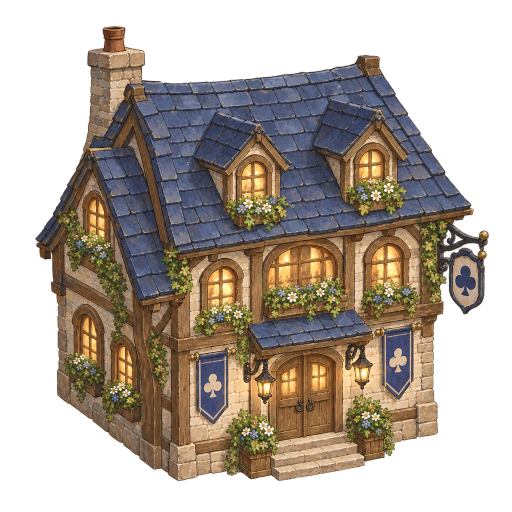
#> input picture art_src/square/raw/bld_cardroom.png, 1024 x 1024 px, given in place of ground_plate_34a.png, which was not available (shown at 1/2 size)
$ python build_square_art.py
#> lines starting #> are read from the running program, lines starting #| are printed output that depends on the picture; pictures that were not available may be replaced by others from this repository, and a replacement may not be noted
"""Square art (direction B, hand-painted 2D): turns the AI-generated sources in
art_src/square/raw (and the sheets cut into art_src/square/cut by cut_sheet.py)
into final sprites at twice their display size, and registers them in game/data/art.json.

Display sizes and anchors live here; gameplay data only names the keys.
    python tools/art/build_square_art.py
"""
import json
import os
from PIL import Image

ROOT = os.path.join(os.path.dirname(__file__), '..', '..', 'game')
SQ = os.path.join(ROOT, 'assets', 'art', 'square')
SRC = os.path.join(os.path.dirname(__file__), '..', '..', 'art_src', 'square')
RES = 'res://assets/art/square/final/'
SCALE = 2  # final textures are twice the display size


def load(rel):
    im = Image.open(os.path.join(SRC, rel)).convert('RGBA')
    bb = im.getchannel('A').point(lambda v: 255 if v > 8 else 0).getbbox()
    return im.crop(bb) if bb else im


def put(im, name, h=None, w=None, scale=SCALE):
    """Saves `im` scaled to display height `h` (or width `w`); returns the display size."""
    if h is not None:
        w = round(im.width * h / im.height)
    else:
        h = round(im.height * w / im.width)
    out = im.resize((w * scale, h * scale), Image.LANCZOS)
    path = os.path.join(SQ, 'final', name + '.png')
    os.makedirs(os.path.dirname(path), exist_ok=True)
    out.save(path, optimize=True)
    return [w, h]


def sprite(name, size, ax, ay, **kw):
    d = {'path': RES + name + '.png', 'size': size, 'anchor': [round(size[0] * ax), round(size[1] * ay)]}
    d.update(kw)
    return d


def lights(size, pts):
    """Lights given as fractions of the sprite size, relative to the anchor."""
    return [[round(size[0] * x), round(size[1] * y), r, e] for x, y, r, e in pts]


S = {}

# --- ground: one painted plate for the whole square (1600 x 1100 in place units). It is painted
# in the square's 3/4 view (ground_plate_34a: stones foreshortened, plaza in elliptical rings), so it
# is stored at its painted ratio; the location's tilt (0.62) brings it back to that ratio on screen.
g = Image.open(os.path.join(SRC, 'raw', 'ground_plate_34a.png')).convert('RGB')
g.resize((2048, round(2048 * g.height / g.width)), Image.LANCZOS).save(os.path.join(SQ, 'final', 'ground.png'), optimize=True)
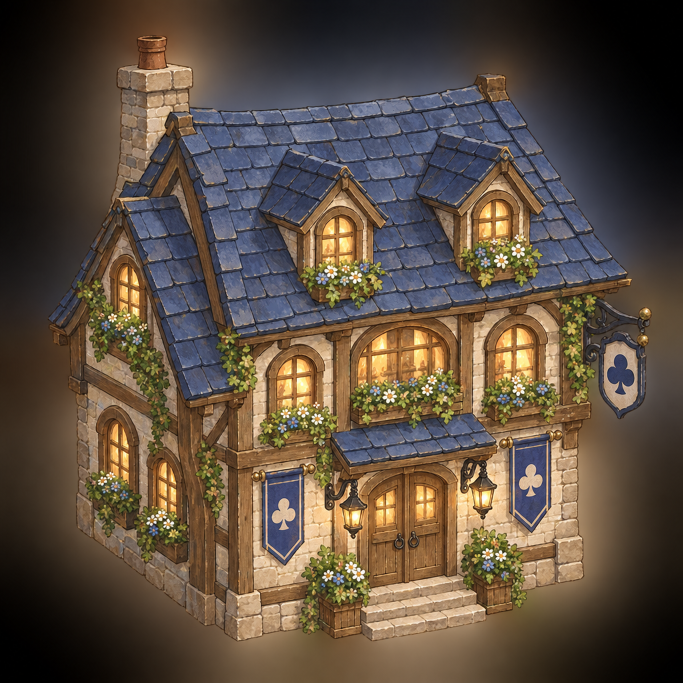
#> saved as ground.png: PIL image 2048x2048 RGB (shown at 1/3 size); mean R, G, B 91.5, 77.4, 64
S['sq.ground'] = {'path': RES + 'ground.png', 'size': [1600, 1100], 'anchor': [0, 0]}

# --- grass beyond the square's edge: the grass swatch made seamless (half-shifted blend)
from PIL import ImageChops, ImageFilter
sw = Image.open(os.path.join(SRC, 'raw', 'sw_grass.png')).convert('RGB').resize((512, 512), Image.LANCZOS)
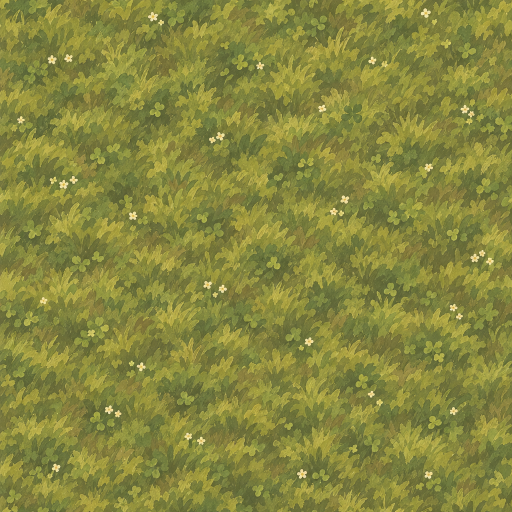
#> input picture art_src/square/raw/sw_grass.png, 1024 x 1024 px (shown at 1/2 size)
shifted = ImageChops.offset(sw, 256, 256)
mask = Image.new('L', (512, 512))
#> mask: PIL image 512x512 L; every value is 0
mpx = mask.load()
for yy in range(512):
    for xx in range(512):
        dd = max(abs(xx - 256), abs(yy - 256)) / 256.0
        mpx[xx, yy] = int(255 * (1.0 if dd < 0.55 else max(0.0, 1 - (dd - 0.55) / 0.3)))
Image.composite(sw, shifted, mask.filter(ImageFilter.GaussianBlur(6))).save(os.path.join(SQ, 'final', 'grass_tile.png'), optimize=True)
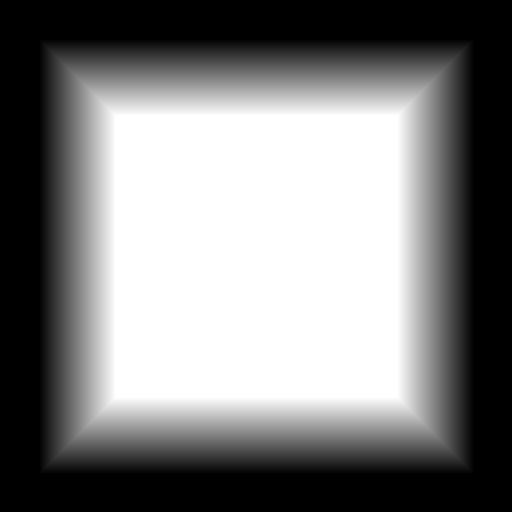
#> mask: PIL image 512x512 L; min 0, max 255, mean 126.7
S['sq.grass_tile'] = {'path': RES + 'grass_tile.png', 'size': [256, 256], 'anchor': [0, 0], 'tile': True}

# --- buildings: anchor = the door on the ground line (door.x, rect bottom)
for key, src, h, ax, ay, pts in [
    ('sq.bld_shop', 'raw/bld_shop.png', 341, 0.62, 0.97, [(-0.42, -0.2, 110, 1.0), (-0.3, -0.62, 70, 0.7), (0.05, -0.68, 70, 0.7)]),
    ('sq.bld_home', 'raw/bld_home.png', 321, 0.50, 0.98, [(-0.3, -0.3, 80, 0.8), (0.28, -0.3, 80, 0.8), (0.05, -0.62, 60, 0.6)]),
    ('sq.bld_cardroom', 'raw/bld_cardroom.png', 355, 0.58, 0.99,
     [(-0.2, -0.43, 120, 1.2), (0.12, -0.43, 120, 1.2), (-0.13, -0.2, 90, 1.1), (0.12, -0.2, 90, 1.1), (-0.5, -0.4, 80, 0.8), (0, -0.02, 150, 0.9)]),
    ('sq.bld_hall', 'raw/bld_hall.png', 324, 0.56, 0.99, [(-0.35, -0.3, 80, 0.7), (0.35, -0.3, 80, 0.7)]),
]:
    size = put(load(src), key[3:], h=h)
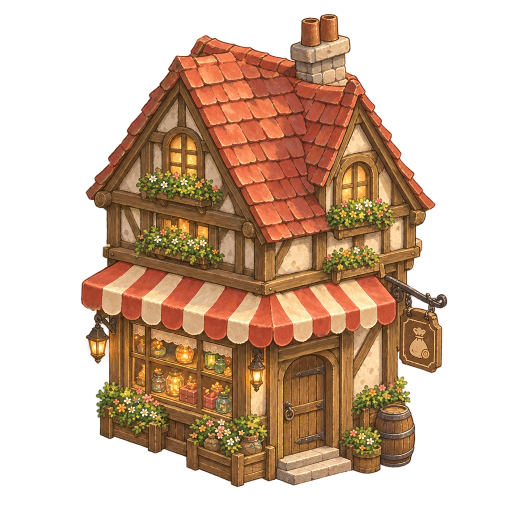
#> input picture art_src/square/raw/bld_shop.png, 1024 x 1024 px (shown at 1/2 size)
#> in load, im is the input picture: PIL image 1024x1024 RGBA; mean R, G, B, A 105, 68.1, 41.4, 121.1
#> in load, `bb = im.getchannel('A').point(lambda v: 255 if v > 8 else 0).getbbox()`: bb = (161, 27, 895, 975)
#> in put, `w = round(im.width * h / im.height)`: w = 264
#> in put, `out = im.resize((w * scale, h * scale), Image.LANCZOS)`:
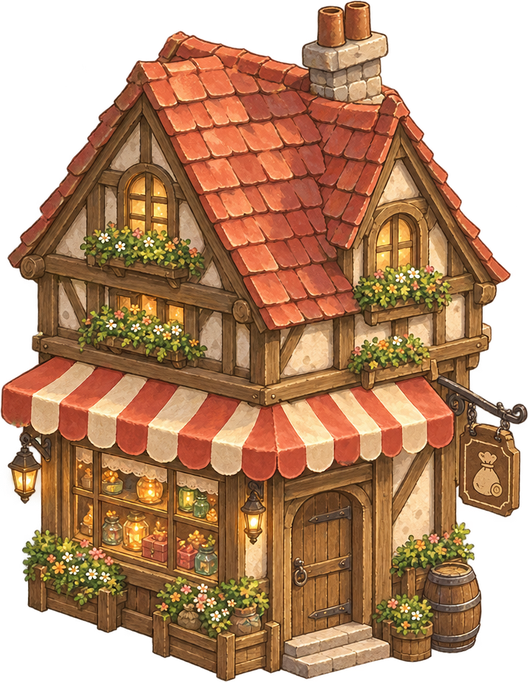
#> out: PIL image 528x682 RGBA; mean R, G, B, A 117.4, 77.3, 47.7, 182.6; transparent parts drawn white
#> size = [264, 341]
    S[key] = sprite(key[3:], size, ax, ay, sort=True, lights=lights(size, pts))
#> pass 2 of the loop `for key, src, h, ax, ay, pts in [`:
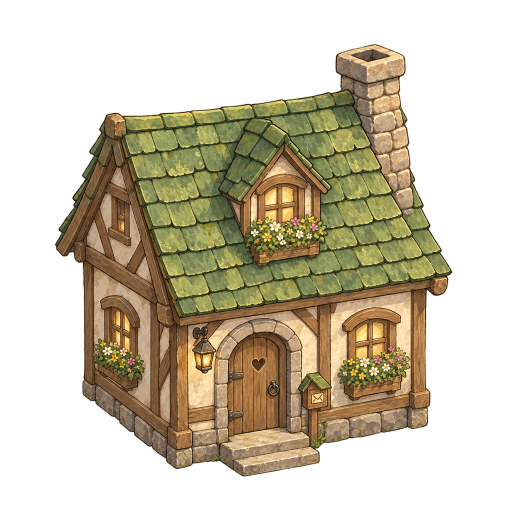
#> input picture art_src/square/raw/bld_home.png, 1024 x 1024 px (shown at 1/2 size)
#> in load, im is the input picture: PIL image 1024x1024 RGBA; mean R, G, B, A 91.4, 78.4, 49.7, 116.4
#> bb = (109, 88, 905, 954)
#> in load (call 2), `return im.crop(bb) if bb else im`:
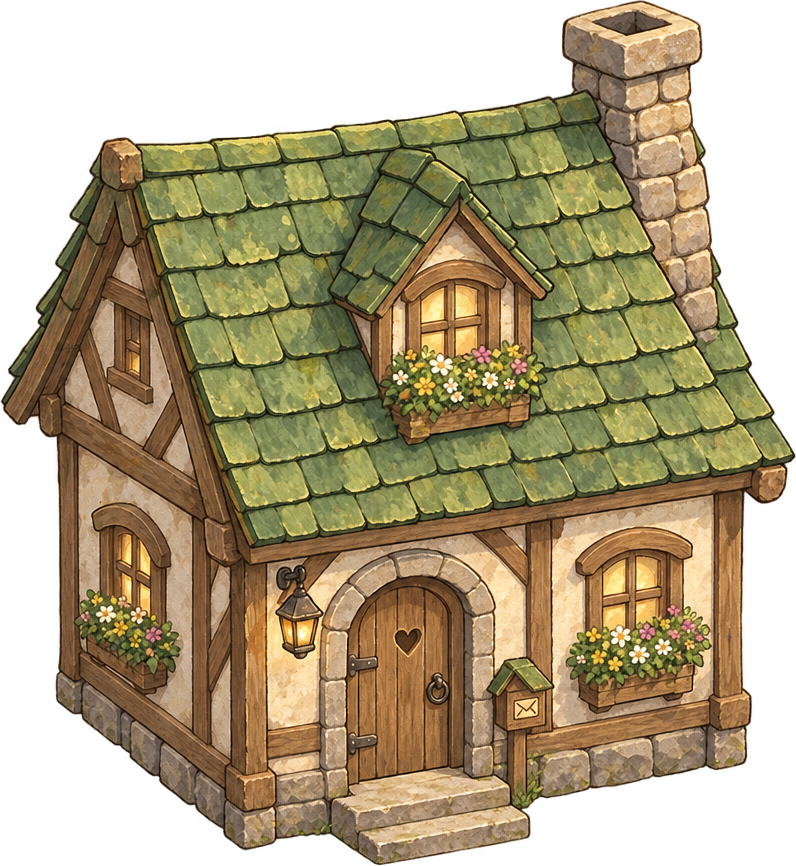
#> returned value: PIL image 796x866 RGBA; mean R, G, B, A 122.9, 106.2, 67.6, 177; transparent parts drawn white
#> out: PIL image 590x642 RGBA
#> `size = put(load(src), key[3:], h=h)`: size = [295, 321]

# --- props
PROPS = [
    # key, source, display (h or ('w', n)), anchor x, anchor y, extra
    ('sq.gate', 'raw/gate.png', 130, 0.5, 0.97, {'lights': [(0.3, -0.62, 70, 0.8)]}),
    ('sq.fountain', 'raw/fountain.png', 156, 0.5, 0.66, {}),
    ('sq.lamp', 'cut/sheet_street_0.png', 118, 0.5, 0.98, {'lights': [(0, -0.84, 140, 1.0)]}),
    ('sq.bench', 'cut/sheet_street_1.png', ('w', 84), 0.5, 0.92, {}),
    ('sq.board', 'cut/sheet_street_2.png', 122, 0.5, 0.97, {}),
    ('sq.signpost', 'cut/sheet_street_3.png', 90, 0.5, 0.97, {}),
    ('sq.tree', 'cut/sheet_plants_0.png', 160, 0.5, 0.96, {'sway': 0.03}),
    ('sq.tree_blossom', 'cut/sheet_plants_1.png', 160, 0.5, 0.96, {'sway': 0.03}),
    ('sq.bush', 'cut/sheet_plants_2.png', 58, 0.5, 0.92, {'sway': 0.025}),
    ('sq.planter', 'cut/sheet_plants_3.png', ('w', 130), 0.5, 0.9, {'sway': 0.012}),
    ('sq.booth', 'cut/sheet_misc_0.png', 140, 0.5, 0.95, {}),
    ('sq.crates', 'cut/sheet_misc_1.png', 62, 0.5, 0.95, {}),
    ('sq.pot', 'cut/sheet_misc_2.png', 54, 0.5, 0.95, {}),
    ('sq.aframe', 'cut/sheet_misc_3.png', 56, 0.5, 0.96, {}),
    # objects that appear with story progress
    ('sq.card_table', 'cut/sheet_story_0.png', ('w', 120), 0.5, 0.72, {}),
    ('sq.bunting', 'cut/sheet_story_1.png', ('w', 300), 0.5, 0.97, {'sway': 0.02}),
    ('sq.welcome', 'cut/sheet_story_2.png', ('w', 96), 0.5, 0.96, {}),
    ('sq.flag', 'cut/sheet_story_3.png', 120, 0.3, 0.98, {'sway': 0.06}),
]
for key, src, disp, ax, ay, extra in PROPS:
    im = load(src)
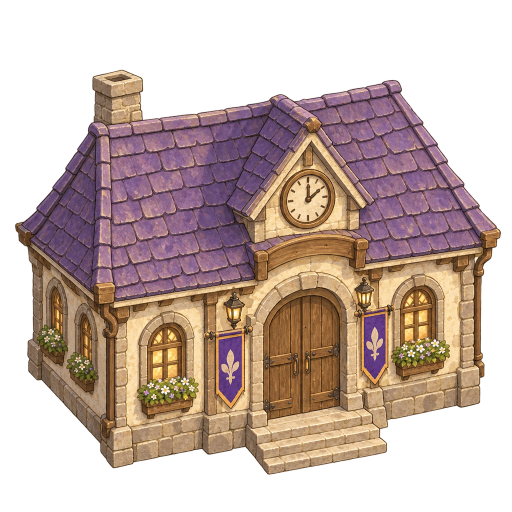
#> input picture art_src/square/raw/bld_hall.png, 1024 x 1024 px, given in place of gate.png, which was not available (shown at 1/2 size)
#> in load, im is the input picture: PIL image 1024x1024 RGBA; mean R, G, B, A 113.8, 88.1, 77.7, 141.7
#> in load (call 5), `bb = im.getchannel('A').point(lambda v: 255 if v > 8 else 0).getbbox()`: bb = (30, 139, 1003, 950)
    size = put(im, key[3:], w=disp[1]) if isinstance(disp, tuple) else put(im, key[3:], h=disp)
#> in put (call 5), `w = round(im.width * h / im.height)`: w = 156
#> in put (call 5), `out = im.resize((w * scale, h * scale), Image.LANCZOS)`:
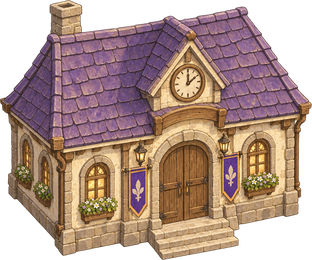
#> out: PIL image 312x260 RGBA; mean R, G, B, A 115.2, 88.7, 78.5, 188.3; transparent parts drawn white
#> size = [156, 130]
    d = sprite(key[3:], size, ax, ay, sort=True)
#> d = {'path': 'res://assets/art/square/final/gate.png', 'size': [156, 130], 'anchor': [78, 126], 'sort': True}
    if 'lights' in extra:
        d['lights'] = lights(size, extra['lights'])
    if 'sway' in extra:
        d['sway'] = extra['sway']  # wind lean in radians (engine: ArtLib.sway)
    S[key] = d
#> pass 2 of the loop `for key, src, disp, ax, ay, extra in PROPS:`:
#> w = 187
#> in put (call 6), `out = im.resize((w * scale, h * scale), Image.LANCZOS)`:
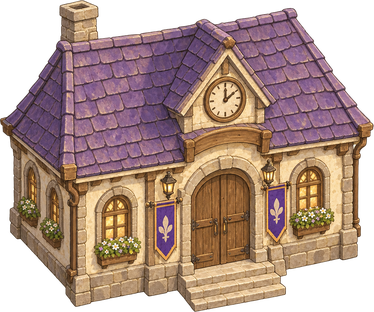
#> out: PIL image 374x312 RGBA; mean R, G, B, A 114.9, 88.5, 78.2, 188.3; transparent parts drawn white
#> `size = put(im, key[3:], w=disp[1]) if isinstance(disp, tuple) else put..`: size = [187, 156]
#> `d = sprite(key[3:], size, ax, ay, sort=True)`: d = 4 items
#> (the run stopped early here; a loop or call above may not have finished)
